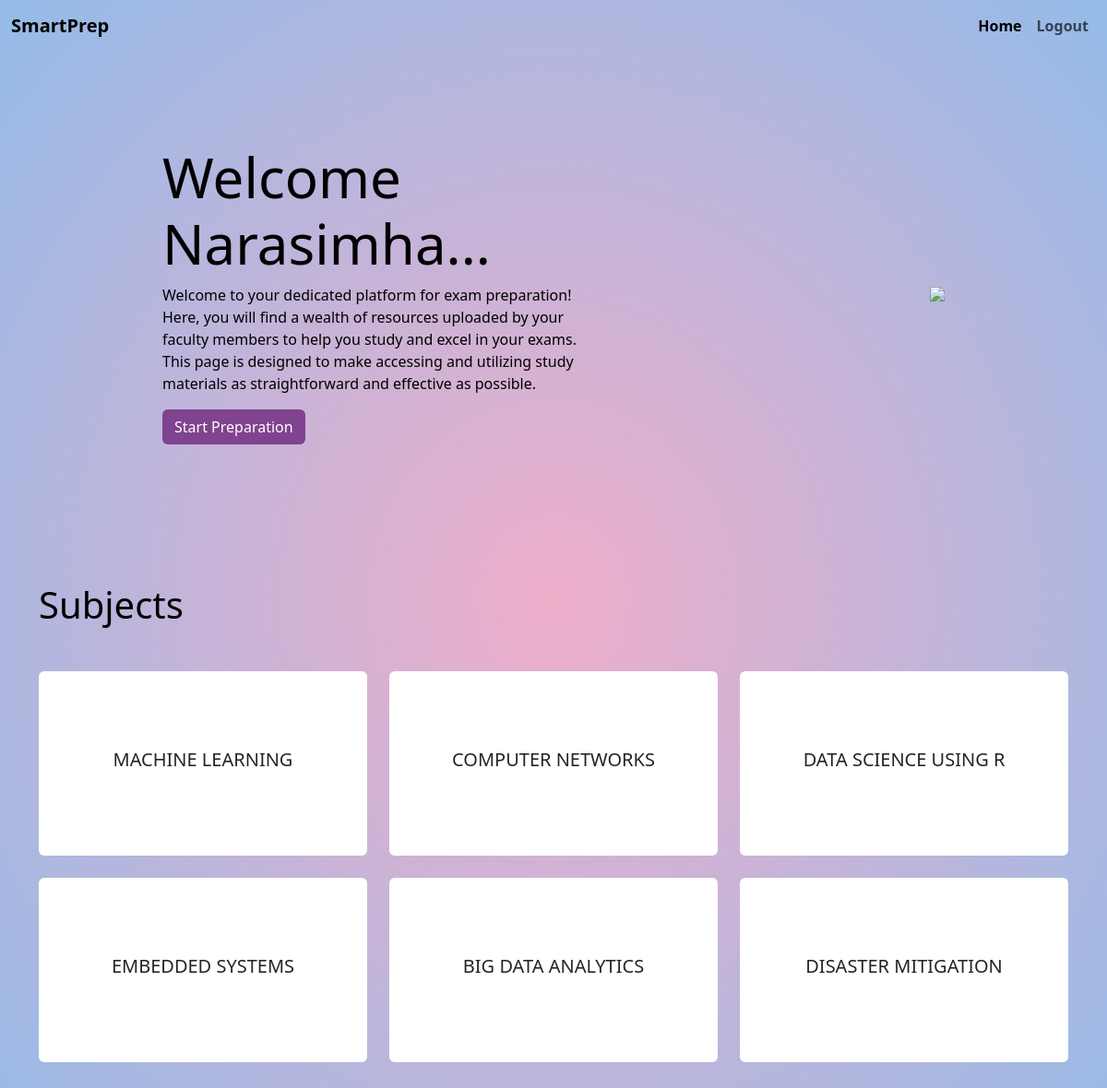
Page /student/ (signed in) on the committed database.
### accounts/models.py (models this page shows, shortened)
class User(AbstractUser):
    is_teacher= models.BooleanField('Is teacher', default=False)
    is_student = models.BooleanField('Is student', default=False)

class PDFFile(models.Model):
    chapter_name = models.CharField(max_length=100)
    chapter_number = models.IntegerField()
    pdf_file = models.FileField(upload_to='pdfs/')
    uploadedBy = models.ForeignKey(User, on_delete=models.CASCADE, related_name="uploadedBy")
    subject = models.CharField(max_length=100,default = "EMBEDDED SYSTEMS")
    views_count = models.PositiveIntegerField(default=0)

### accounts/views.py (the view)
# urls.py: path('student/', Student , name = "Student"),
def Student(request):
    user = request.user
    subjects = student_home(user.username)
    return render(request, 'accounts/Student.html' , {'username' :user.username , 'subjects' : subjects})

### accounts/views.py (called while the page is built)
def student_home(username):
    arr=PDFFile.objects.values('subject').distinct()
    arr2=[]
    for i in arr:
        arr2.append(i['subject'])
    return arr2

### templates/accounts/Student.html (shortened to what this page needs)
{% load static %}
<!DOCTYPE html>
<html lang="en">
<head>
    <link rel="stylesheet" href="{% static 'css/Student.css' %}"/>
    <link href="https://cdn.jsdelivr.net/npm/bootstrap@5.3.3/dist/css/bootstrap.min.css" rel="stylesheet">
</head>
<body>
  <nav class="navbar navbar-expand-lg navbar-custom sticky-top">
    <div class="container-fluid">
      <a class="navbar-brand" href="#" style="font-weight: bold;">SmartPrep</a>
      <div class="collapse navbar-collapse" id="navbarSupportedContent">
        <ul class="navbar-nav mb-2 mb-lg-0 ms-auto">
          <li class="nav-item">
            <a class="nav-link active" aria-current="page" href="{% url 'accounts:Student' %}" style="font-weight: bold;">Home</a>
          </li>
          <li class="nav-item">
            <a class="nav-link" href="{% url 'accounts:logout' %}" style="font-weight: bold;">Logout</a>
          </li>
        </ul>
      </div>
    </div>
  </nav>
  <div class="card1">
    <div class="content">
      <h1 class="head">Welcome {{ username }}...</h1>
      <p>Welcome to your dedicated platform for exam preparation! Here, you will find a wealth of resources uploaded by your faculty members to help you study and excel in your exams. This page is designed to make accessing and utilizing study materials as straightforward and effective as possible.</p>
      <a href="#subjects"><button class="btn" style="background-color: #80438f;color: #fff;">Start Preparation</button></a>
    </div>
    <img src="https://res.cloudinary.com/dhva31opb/image/upload/e_background_removal/e_dropshadow:azimuth_220;elevation_60;spread_20/f_png/v1718294520/WhatsApp_Image_2024-06-13_at_8.50.26_PM_ts2g6t.jpg"/>
  </div>
    <div class="section" id="subjects">
        <div class="container">
            <h1 style="color: black;">Subjects</h1>
            <div class="row row-cols-1 row-cols-md-3 g-4">
              {% for subject in subjects %}
                <div class="col">
                  <a href="/student/resources/{{subject}}/"><div class="card">
                    <div class="card-body">
                      <h5 class="card-title">{{ subject }}</h5>
                    </div>
                  </div></a>
                </div>
              {% endfor %}
            </div>
        </div>
    </div>
</body>
</html>

### static/css/Student.css (style rules this page uses)
body { background: radial-gradient( #eeaeca,#94bbe9); }
.navbar-custom { background-color: transparent !important; backdrop-filter: blur(0px); }
.head { color: black; font-size: 60px; }
.content { width: 40%; }
.content p { color: black; }
.section { padding-top: 150px; padding-bottom: 150px; }
.section h1 { color: #fff; padding-bottom: 40px; }
.card { cursor: pointer; border: 5px !important; border-left-color: #b021b0 !important; }
.card-body { display: flex; align-items: center; justify-content: center; height: 200px; }
a { text-decoration: none !important; }
.card1 { display: flex; flex-direction: row; justify-content: space-around; align-items: center; margin-top: 100px; }

### rows in the picture
User: username "Narasimha"
PDFFile: subject "MACHINE LEARNING"
PDFFile: subject "COMPUTER NETWORKS"
PDFFile: subject "DATA SCIENCE USING R"
PDFFile: subject "EMBEDDED SYSTEMS"
PDFFile: subject "BIG DATA ANALYTICS"
PDFFile: subject "DISASTER MITIGATION"
